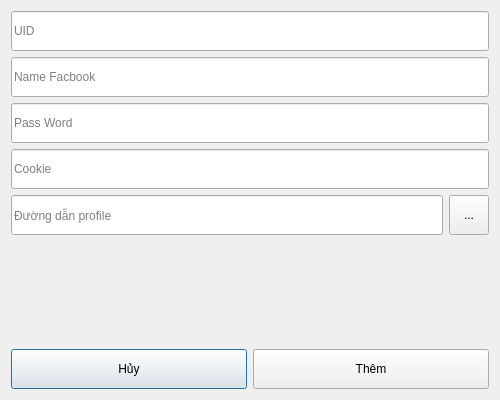
<?xml version="1.0" encoding="UTF-8"?>
<ui version="4.0">
 <class>Dialog_Add_Account</class>
 <widget class="QDialog" name="Dialog_Add_Account">
  <property name="geometry">
   <rect>
    <x>0</x>
    <y>0</y>
    <width>500</width>
    <height>400</height>
   </rect>
  </property>
  <property name="windowTitle">
   <string>Thêm Tài KHoản Facebook</string>
  </property>
  <layout class="QVBoxLayout" name="verticalLayout">
   <item>
    <widget class="QLineEdit" name="lineEdit_uid">
     <property name="minimumSize">
      <size>
       <width>0</width>
       <height>40</height>
      </size>
     </property>
     <property name="placeholderText">
      <string>UID</string>
     </property>
    </widget>
   </item>
   <item>
    <widget class="QLineEdit" name="lineEdit_name">
     <property name="minimumSize">
      <size>
       <width>0</width>
       <height>40</height>
      </size>
     </property>
     <property name="placeholderText">
      <string>Name Facbook</string>
     </property>
    </widget>
   </item>
   <item>
    <widget class="QLineEdit" name="lineEdit_pass">
     <property name="minimumSize">
      <size>
       <width>0</width>
       <height>40</height>
      </size>
     </property>
     <property name="echoMode">
      <enum>QLineEdit::Password</enum>
     </property>
     <property name="placeholderText">
      <string>Pass Word</string>
     </property>
    </widget>
   </item>
   <item>
    <widget class="QLineEdit" name="lineEdit_cookie">
     <property name="minimumSize">
      <size>
       <width>0</width>
       <height>40</height>
      </size>
     </property>
     <property name="placeholderText">
      <string>Cookie</string>
     </property>
    </widget>
   </item>
   <item>
    <layout class="QHBoxLayout" name="horizontalLayout">
     <item>
      <widget class="QLineEdit" name="lineEdit_profile">
       <property name="minimumSize">
        <size>
         <width>0</width>
         <height>40</height>
        </size>
       </property>
       <property name="placeholderText">
        <string>Đường dẫn profile</string>
       </property>
      </widget>
     </item>
     <item>
      <widget class="QToolButton" name="toolButton_path">
       <property name="minimumSize">
        <size>
         <width>40</width>
         <height>40</height>
        </size>
       </property>
       <property name="text">
        <string>...</string>
       </property>
      </widget>
     </item>
    </layout>
   </item>
   <item>
    <spacer name="verticalSpacer">
     <property name="orientation">
      <enum>Qt::Vertical</enum>
     </property>
     <property name="sizeHint" stdset="0">
      <size>
       <width>20</width>
       <height>40</height>
      </size>
     </property>
    </spacer>
   </item>
   <item>
    <widget class="QLabel" name="label_result">
     <property name="minimumSize">
      <size>
       <width>0</width>
       <height>40</height>
      </size>
     </property>
     <property name="text">
      <string/>
     </property>
     <property name="alignment">
      <set>Qt::AlignCenter</set>
     </property>
    </widget>
   </item>
   <item>
    <spacer name="verticalSpacer_2">
     <property name="orientation">
      <enum>Qt::Vertical</enum>
     </property>
     <property name="sizeHint" stdset="0">
      <size>
       <width>20</width>
       <height>40</height>
      </size>
     </property>
    </spacer>
   </item>
   <item>
    <layout class="QHBoxLayout" name="horizontalLayout_2">
     <item>
      <widget class="QPushButton" name="pushButton_cancel">
       <property name="minimumSize">
        <size>
         <width>0</width>
         <height>40</height>
        </size>
       </property>
       <property name="text">
        <string>Hủy</string>
       </property>
      </widget>
     </item>
     <item>
      <widget class="QPushButton" name="pushButton_add">
       <property name="minimumSize">
        <size>
         <width>0</width>
         <height>40</height>
        </size>
       </property>
       <property name="text">
        <string>Thêm</string>
       </property>
      </widget>
     </item>
    </layout>
   </item>
  </layout>
 </widget>
 <resources/>
 <connections/>
</ui>
